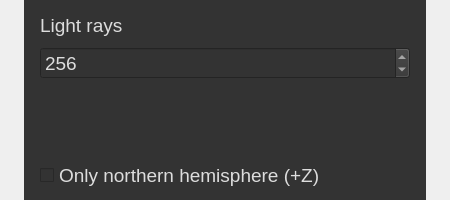
<?xml version="1.0" encoding="UTF-8"?>
<ui version="4.0">
 <class>PCVDialog</class>
 <widget class="QWidget" name="PCVDialog">
  <property name="geometry">
   <rect>
    <x>0</x>
    <y>0</y>
    <width>450</width>
    <height>200</height>
   </rect>
  </property>
  <property name="minimumSize">
   <size>
    <width>450</width>
    <height>200</height>
   </size>
  </property>
  <property name="maximumSize">
   <size>
    <width>450</width>
    <height>200</height>
   </size>
  </property>
  <property name="windowTitle">
   <string>ShadeVis</string>
  </property>
  <property name="windowIcon">
   <iconset resource="../qPCV.qrc">
    <normaloff>:/CC/plugin/qPCV/images/PCVIcon.png</normaloff>:/CC/plugin/qPCV/images/PCVIcon.png</iconset>
  </property>
  <layout class="QVBoxLayout" name="verticalLayout_2">
   <property name="leftMargin">
    <number>24</number>
   </property>
   <property name="topMargin">
    <number>0</number>
   </property>
   <property name="rightMargin">
    <number>24</number>
   </property>
   <property name="bottomMargin">
    <number>0</number>
   </property>
   <item>
    <widget class="QWidget" name="widget" native="true">
     <property name="styleSheet">
      <string notr="true">background-color: rgb(51, 51, 51);
color: rgb(221, 221, 221);</string>
     </property>
     <layout class="QVBoxLayout" name="verticalLayout" stretch="1,1,4,1">
      <property name="leftMargin">
       <number>16</number>
      </property>
      <property name="topMargin">
       <number>9</number>
      </property>
      <property name="rightMargin">
       <number>16</number>
      </property>
      <item>
       <widget class="QLabel" name="label">
        <property name="minimumSize">
         <size>
          <width>0</width>
          <height>32</height>
         </size>
        </property>
        <property name="maximumSize">
         <size>
          <width>16777215</width>
          <height>32</height>
         </size>
        </property>
        <property name="font">
         <font>
          <pointsize>14</pointsize>
         </font>
        </property>
        <property name="text">
         <string>Light rays</string>
        </property>
       </widget>
      </item>
      <item>
       <widget class="QSpinBox" name="raysSpinBox">
        <property name="minimumSize">
         <size>
          <width>0</width>
          <height>32</height>
         </size>
        </property>
        <property name="maximumSize">
         <size>
          <width>16777215</width>
          <height>32</height>
         </size>
        </property>
        <property name="font">
         <font>
          <pointsize>14</pointsize>
         </font>
        </property>
        <property name="toolTip">
         <string>number of rays to cast</string>
        </property>
        <property name="minimum">
         <number>16</number>
        </property>
        <property name="maximum">
         <number>2048</number>
        </property>
        <property name="singleStep">
         <number>16</number>
        </property>
        <property name="value">
         <number>256</number>
        </property>
       </widget>
      </item>
      <item>
       <spacer name="verticalSpacer">
        <property name="orientation">
         <enum>Qt::Vertical</enum>
        </property>
        <property name="sizeHint" stdset="0">
         <size>
          <width>20</width>
          <height>40</height>
         </size>
        </property>
       </spacer>
      </item>
      <item>
       <widget class="QCheckBox" name="mode180CheckBox">
        <property name="minimumSize">
         <size>
          <width>0</width>
          <height>32</height>
         </size>
        </property>
        <property name="maximumSize">
         <size>
          <width>16777215</width>
          <height>32</height>
         </size>
        </property>
        <property name="font">
         <font>
          <pointsize>14</pointsize>
         </font>
        </property>
        <property name="toolTip">
         <string/>
        </property>
        <property name="text">
         <string>Only northern hemisphere (+Z)</string>
        </property>
        <property name="checked">
         <bool>false</bool>
        </property>
       </widget>
      </item>
     </layout>
    </widget>
   </item>
  </layout>
 </widget>
 <resources>
  <include location="../qPCV.qrc"/>
 </resources>
 <connections/>
</ui>
